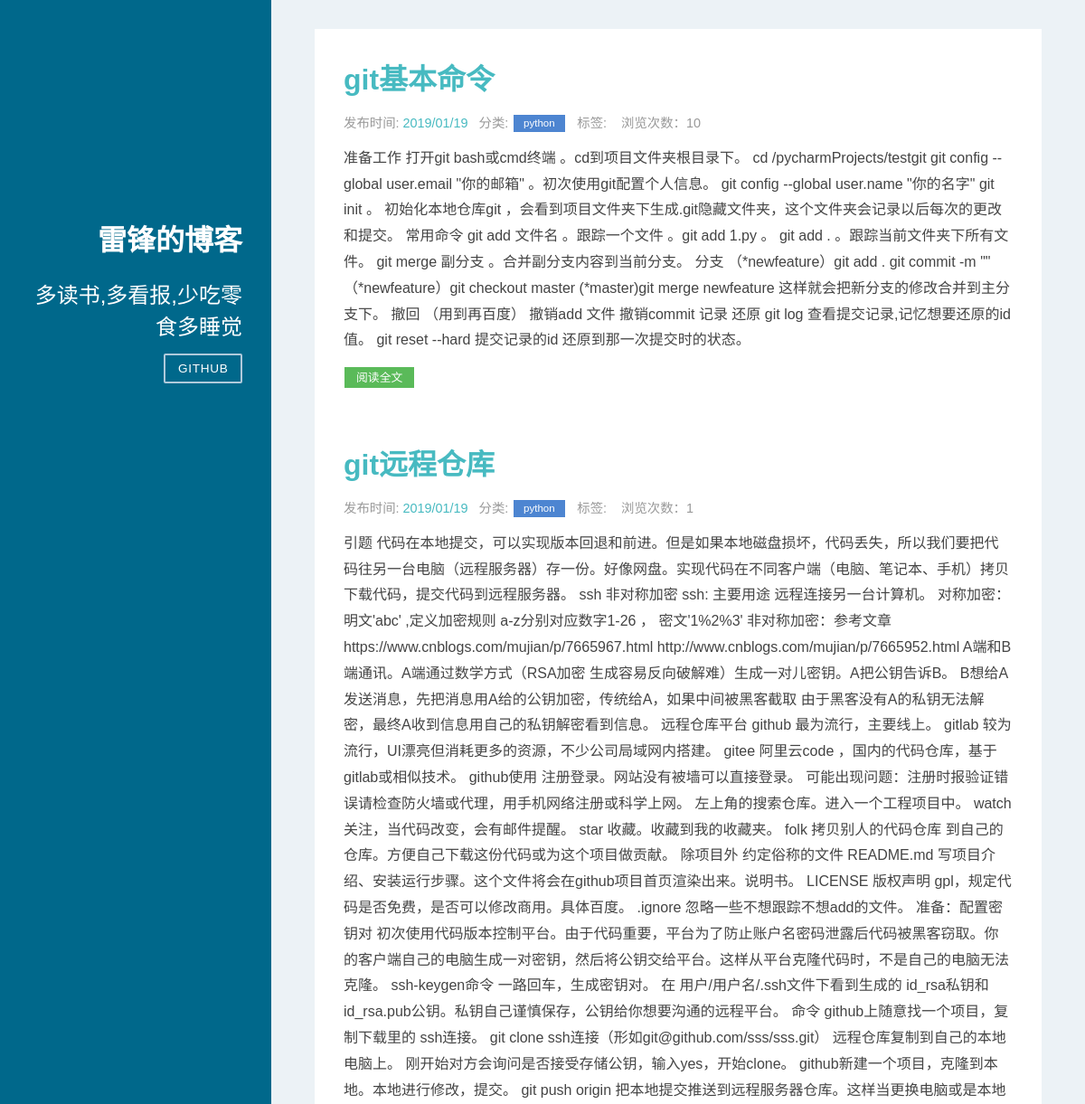
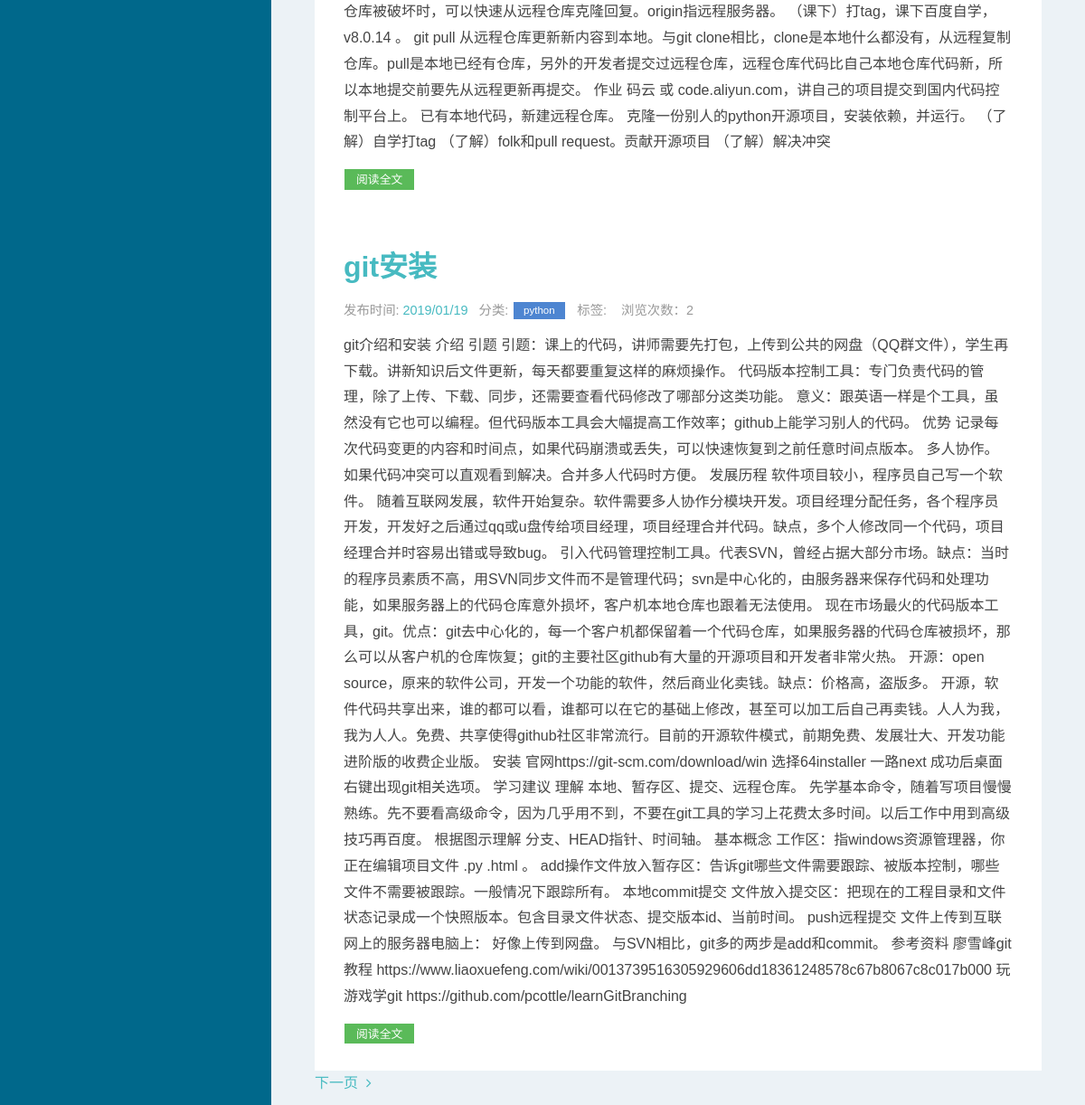
The page / on the database its author committed (2 pictures, top to bottom).
### apps/blog/models.py (models this page shows, shortened)
class Article(models.Model):
    STATUS_CHOICES = (
        ('d', '草稿'),
        ('p', '发表'),
    )
    title = models.CharField(verbose_name='标题', max_length=100)
    content = models.TextField(verbose_name='正文', blank=True, null=True)
    status = models.CharField(verbose_name='状态', max_length=1, choices=STATUS_CHOICES, default='p')
    views = models.PositiveIntegerField(verbose_name='浏览量', default=0)
    created_time = models.DateTimeField(verbose_name='创建时间', default=now)
    pub_time = models.DateTimeField(verbose_name='发布时间', blank=True, null=True)
    last_mod_time = models.DateTimeField(verbose_name='修改时间', default=now)
    category = models.ForeignKey(Category, verbose_name='分类', on_delete=models.CASCADE, blank=False, null=False)
    tags = models.ManyToManyField(Tag, verbose_name='标签集合', blank=True)
    class Meta:
        ordering = ['-pub_time']  # 按文章创建日期降序
        verbose_name = '文章'  # 指定后台显示模型名称
        verbose_name_plural = '文章列表'  # 指定后台显示模型复数名称
        db_table = 'article'  # 数据库表名
        get_latest_by = 'created_time'

class Category(models.Model):
    name = models.CharField(verbose_name='类别名称', max_length=64)
    created_time = models.DateTimeField(verbose_name='创建时间', default=now)
    last_mod_time = models.DateTimeField(verbose_name='修改时间', default=now)
    class Meta:
        ordering = ['name']
        verbose_name = "类别名称"
        verbose_name_plural = '分类列表'
        db_table = "category"  # 数据库表名
    def __str__(self):
        return self.name

### apps/blog/views.py (the view)
# urls.py: 2. Add a URL to urlpatterns:  path('', views.home, name='home')
def home(request):  # 主页
    posts = Article.objects.all()  # 获取全部的Article对象
    paginator = Paginator(posts, settings.PAGE_NUM)  # 每页显示数量，对应settings.py中的PAGE_NUM
    page = request.GET.get('page')  # 获取URL中page参数的值
    try:
        post_list = paginator.page(page)
    except PageNotAnInteger:
        post_list = paginator.page(1)
    except EmptyPage:
        post_list = paginator.page(paginator.num_pages)
    return render(request, 'home.html', {'post_list': post_list})

### templates/home.html (shortened to what this page needs)
{% extends "base.html" %}
{% block content %}
    <div class="posts">
        {% for post in post_list %}
            <section class="post">
                <header class="post-header">
                    <h2 class="post-title"><a href="{% url 'detail' id=post.id %}">{{ post.title }}</a></h2>
                    <p class="post-meta">
                        发布时间: <a class="post-author" href="#">{{ post.pub_time |date:'Y/m/d'}}</a>&nbsp;&nbsp;
                        分类: <a class="post-category post-category-pure" href="#">{{ post.category }}</a>&nbsp;&nbsp;
                        标签:
                        &nbsp;&nbsp;
                        浏览次数：{{ post.views }}
                    </p>
                </header>
                <div class="post-description">
                    <p>
                        {{ post.content|truncatewords_html:100 }}
                    </p>
                </div>
                <div><a class="post-category post-category-design" href="{% url 'detail' id=post.id %}">阅读全文</a></div>
            </section>
        {% endfor %}
    </div>
    {% if post_list.object_list and post_list.paginator.num_pages > 1 %}
        <div>
            {% if post_list.has_next %}
                <a class="footer" href="?page={{ post_list.next_page_number }}">
                    下一页&nbsp;&nbsp;<i class="fa fa-angle-right"></i>
                </a>
            {% endif %}
            </div>
    {% endif %}
{% endblock %}

### templates/base.html (shortened to what this page needs)
<!DOCTYPE html>
{% load static %}
<html lang="zh">
<head>
    <link rel="stylesheet" type="text/css" href="{% static 'css/pure-min.css' %}"/>
    <link rel="stylesheet" type="text/css" href="{% static 'css/grids-responsive-min.css' %}"/>
    <link rel="stylesheet" type="text/css" href="{% static 'css/blog.css' %}"/>
    <link rel="stylesheet" type="text/css" href="{% static 'css/font-awesome.min.css' %}"/>
</head>
<body>
<div id="layout" class="pure-g">
    <div class="sidebar pure-u-1 pure-u-md-1-4">
        <div class="header">
          <h1 class="leifeng">雷锋的博客</h1>
            <h2 class="brand-tagline">多读书,多看报,少吃零食多睡觉</h2>
            <nav class="nav">
                <ul class="nav-list">
                    <li class="nav-item">
                        <a class="pure-button" href="https://github.com/a1424186319">Github</a>
                    </li>
                </ul>
            </nav>
    </div>
    </div>
    <div class="content pure-u-1 pure-u-md-3-4">
        <div>
            {% block content %}
            {% endblock %}
        </div>
    </div>
</div>
</body>
</html>

### static/css/grids-responsive-min.css (style rules this page uses)
@media screen and (min-width:48em) { .pure-u-md-1,.pure-u-md-1-1,.pure-u-md-1-12,.pure-u-md-1-2,.pure-u-md-1-24,.pure-u-md-1-3,.pure-u-md-1-4,.pure-u-md-1-5,.pure-u-md-1-6,.pure-u-md-1-8,.pure-u-md-10-24,.pure-u-md-11-12,.pure-u-md-11-24,.pure-u-md-12-24,.pure-u-md-13-24,.pure-u-md-14-24,.pure-u-md-15-24,.pure-u-md-16-24,.pure-u-md-17-24,.pure-u-md-18-24,.pure-u-md-19-24,.pure-u-md-2-24,.pure-u-md-2-3,.pure-u-md-2-5,.pure-u-md-20-24,.pure-u-md-21-24,.pure-u-md-22-24,.pure-u-md-23-24,.pure-u-md-24-24,.pure-u-md-3-24,.pure-u-md-3-4,.pure-u-md-3-5,.pure-u-md-3-8,.pure-u-md-4-24,.pure-u-md-4-5,.pure-u-md-5-12,.pure-u-md-5-24,.pure-u-md-5-5,.pure-u-md-5-6,.pure-u-md-5-8,.pure-u-md-6-24,.pure-u-md-7-12,.pure-u-md-7-24,.pure-u-md-7-8,.pure-u-md-8-24,.pure-u-md-9-24 { display:inline-block;zoom:1;letter-spacing:normal;word-spacing:normal;vertical-align:top;text-rendering:auto } }
@media screen and (min-width:48em) { .pure-u-md-1-4,.pure-u-md-6-24 { width:25% } }
@media screen and (min-width:48em) { .pure-u-md-18-24,.pure-u-md-3-4 { width:75% } }

### rows shown on the page
Article: title "git基本命令", pub_time "2019/01/19", category "python", views "10", content "准备工作 打开git bash或cmd终端 。cd到项目文件夹根目录下。 cd /pycharmProjects/testgit git config --global user.email \"你的邮箱\" 。初次使用git配置个人信息。 git config --global user.name \"你的名字\" git init 。 初始化本地仓库git ，会看到项目文件夹下生成.git隐藏文件夹，这个文件夹会记录以后每次的更改和提交。 常用命令 git add 文件名 。跟踪一个文件 。git add 1.py 。 git add . 。跟踪当前文件夹下所有文件。 git merge 副分支 。合并副分支内容到当前分支。 分支 （*newfeature）git add . git commit -m \"\" （*newfeature）git checkout master (*master)git merge newfeature 这样就会把新分支的修改合并到主分支下。 撤回 （用到再百度） 撤销add 文件 撤销commit 记录 还原 git log 查看提交记录,记忆想要还原的id值。 git reset --hard 提交记录的id 还原到那一次提交时的状态。"
Article: title "git远程仓库", pub_time "2019/01/19", category "python", views "1", content "引题 代码在本地提交，可以实现版本回退和前进。但是如果本地磁盘损坏，代码丢失，所以我们要把代码往另一台电脑（远程服务器）存一份。好像网盘。实现代码在不同客户端（电脑、笔记本、手机）拷贝下载代码，提交代码到远程服务器。 ssh 非对称加密 ssh: 主要用途 远程连接另一台计算机。 对称加密： 明文'abc' ,定义加密规则 a-z分别对应数字1-26 ， 密文'1%2%3' 非对称加密：参考文章https://www.cnblogs.com/mujian/p/7665967.html http://www.cnblogs.com/mujian/p/7665952.html A端和B端通讯。A端通过数学方式（RSA加密 生成容易反向破解难）生成一对儿密钥。A把公钥告诉B。 B想给A发送消息，先把消息用A给的公钥加密，传统给A，如果中间被黑客截取 由于黑客没有A的私钥无法解密，最终A收到信息用自己的私钥解密看到信息。 远程仓库平台 github 最为流行，主要线上。 gitlab 较为流行，UI漂亮但消耗更多的资源，不少公司局域网内搭建。 gitee 阿里云code ，国内的代码仓库，基于gitlab或相似技术。 github使用 注册登录。网站没有被墙可以直接登录。 可能出现问题：注册时报验证错误请检查防火墙或代理，用手机网络注册或科学上网。 左上角的搜索仓库。进入一个工程项目中。 watch 关注，当代码改变，会有邮件提醒。 star 收藏。收藏到我的收藏夹。 folk 拷贝别人的代码仓库 到自己的仓库。方便自己下载这份代码或为这个项目做贡献。 除项目外 约定俗称的文件…"
Article: title "git安装", pub_time "2019/01/19", category "python", views "2", content "git介绍和安装 介绍 引题 引题：课上的代码，讲师需要先打包，上传到公共的网盘（QQ群文件），学生再下载。讲新知识后文件更新，每天都要重复这样的麻烦操作。 代码版本控制工具：专门负责代码的管理，除了上传、下载、同步，还需要查看代码修改了哪部分这类功能。 意义：跟英语一样是个工具，虽然没有它也可以编程。但代码版本工具会大幅提高工作效率；github上能学习别人的代码。 优势 记录每次代码变更的内容和时间点，如果代码崩溃或丢失，可以快速恢复到之前任意时间点版本。 多人协作。如果代码冲突可以直观看到解决。合并多人代码时方便。 发展历程 软件项目较小，程序员自己写一个软件。 随着互联网发展，软件开始复杂。软件需要多人协作分模块开发。项目经理分配任务，各个程序员开发，开发好之后通过qq或u盘传给项目经理，项目经理合并代码。缺点，多个人修改同一个代码，项目经理合并时容易出错或导致bug。 引入代码管理控制工具。代表SVN，曾经占据大部分市场。缺点：当时的程序员素质不高，用SVN同步文件而不是管理代码；svn是中心化的，由服务器来保存代码和处理功能，如果服务器上的代码仓库意外损坏，客户机本地仓库也跟着无法使用。 现在市场最火的代码版本工具，git。优点：git去中心化的，每一个客户机都保留着一个代码仓库，如果服务器的代码仓库被损坏，那么可以从客户机的仓库恢复；git的主要社区github有大量的开源项目和开发者非常火热。 开源：open source，原来的软件公司，开发一个功能的软件，然后商业化卖钱。缺点：价格高，盗版多。…"
